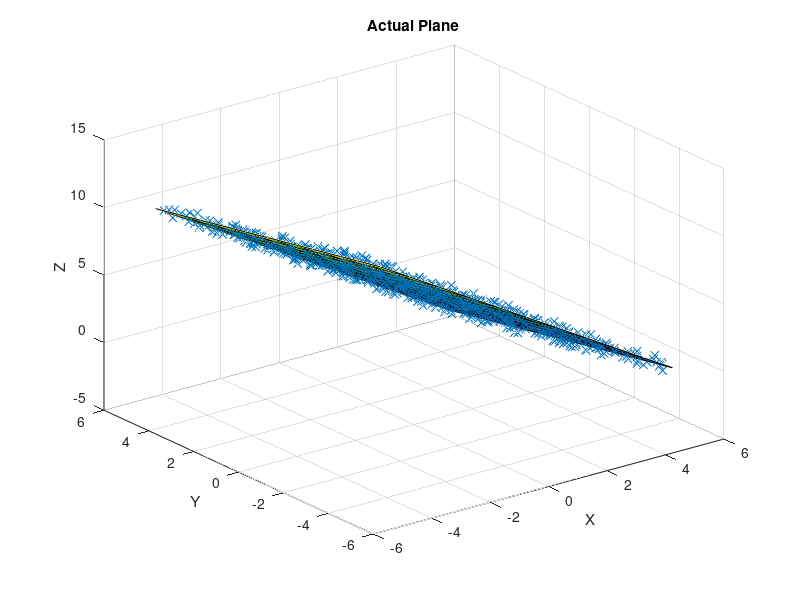
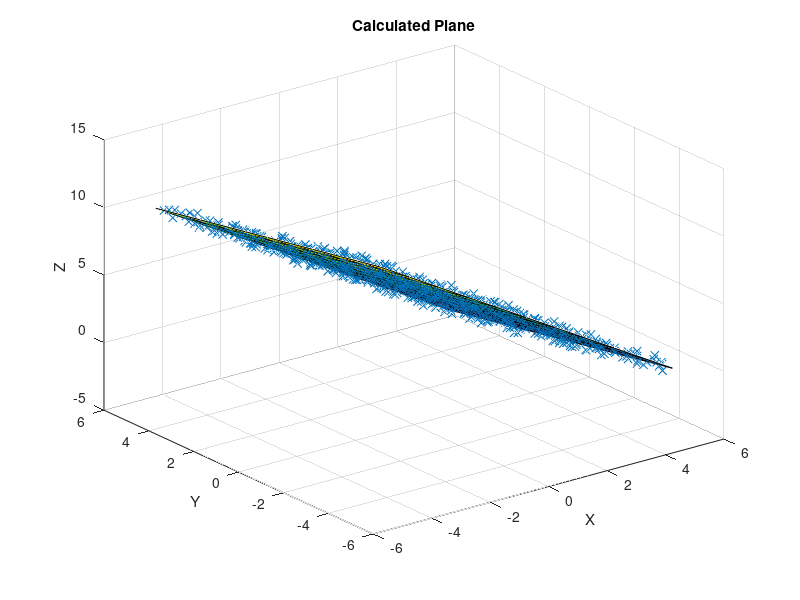

Reproduce these figures in MATLAB, in order.
%This script uses Linear Least Squares to find the equation for a plane
%that best fits a set of (x,y,z) points.

N = 1000; % number of points

%choose a normal and d
d = 3;

n = [1 0.25 0.75];
n = n/norm(n);

a = n(1);
b = n(2);
c = n(3);

%create datapoints on plane with some error
xy = (rand(N,2)-0.5)*10;
z = -(a*xy(:,1) + b*xy(:,2) - d)/c + (rand(N,1)-0.5)*1;

%Plot this data with the original plane
figure()
[x, y] = meshgrid(-5:1:5); % Generate x and y data
z_plane = -(a*x + b*y - d)/c; % Solve for z data
surf(x,y,z_plane) %Plot the surface
hold on
plot3(xy(:,1), xy(:,2), z(:), 'x')
title('Actual Plane')
ylabel('Y')
xlabel('X')
zlabel('Z')

%mean center
x_mean_centered = xy(:,1) - mean(xy(:,1));
y_mean_centered = xy(:,2) - mean(xy(:,2));
z_mean_centered = z(:,1) - mean(z(:,1));

%LLS
A = [x_mean_centered, y_mean_centered, z_mean_centered];
cov = A'*A;
[V,D] = eig(cov);

n_calculated = V(:,1)'; %choose the eigenvector with smallest eigenvalue
n_calculated = n_calculated/norm(n_calculated);
a_calculated = n_calculated(1);
b_calculated = n_calculated(2);
c_calculated = n_calculated(3);
d_calculated = a_calculated*mean(xy(:,1)) + b_calculated*mean(xy(:,2)) + c_calculated*mean(z(:,1));

%Plot calculated plane
figure()
title('Calculated Plane')
z_plane = -(a_calculated*x + b_calculated*y - d_calculated)/c_calculated; % Solve for z data
surf(x,y,z_plane) %Plot the surface
hold on
plot3(xy(:,1), xy(:,2), z(:), 'x')
title('Calculated Plane')
ylabel('Y')
xlabel('X')
zlabel('Z')